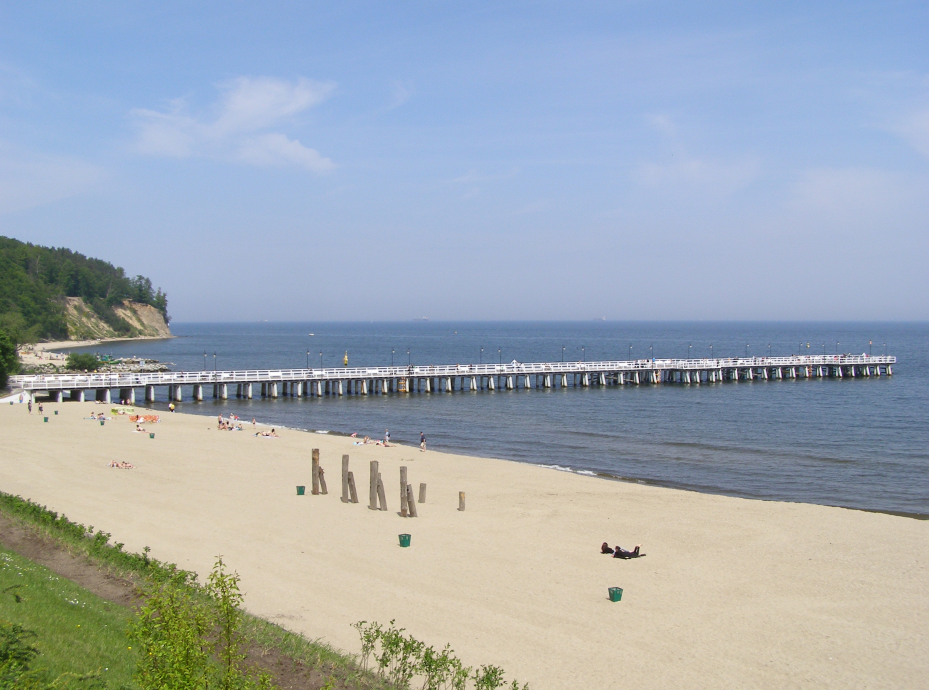
//> input picture Lab3/plaza.jpg, 2787 x 2070 px, given in place of the camera (shown at 1/3 size)
$ ./zajecia4   (built with g++ and OpenCV 4)
//> lines starting //> are read from the running program, lines starting //| are printed output that depends on the picture; after the words box and inside, x2 and y2 are one past the last pixel; in counts of white or black regions, pixels touching at a corner belong together
#include <opencv2/opencv.hpp>
#include <opencv2/highgui.hpp>
#include <iostream>
#include <vector>
#include <algorithm>
#include <numeric>
#include <opencv2/imgproc.hpp>

// g++ `pkg-config --cflags opencv4` cv.cpp `pkg-config --libs opencv4`

using namespace std;
using namespace cv;

double angle(cv::Point pt1, cv::Point pt2, cv::Point pt0)
{
	double dx1 = pt1.x - pt0.x;
	double dy1 = pt1.y - pt0.y;
	double dx2 = pt2.x - pt0.x;
	double dy2 = pt2.y - pt0.y;
	return (dx1 * dx2 + dy1 * dy2) / sqrt((dx1 * dx1 + dy1 * dy1) * (dx2 * dx2 + dy2 * dy2) + 1e-10);
}

class MyObject
{
public:
	int maxC;
	vector<Point> pos;
	Point getP()
	{
		Point sump = std::accumulate(pos.begin(), pos.end(), Point(0, 0));
		sump.x /= pos.size();
		sump.y /= pos.size();
		return sump;
	}
	void addP(Point p)
	{
		pos.push_back(p);
		if (pos.size() > maxC)
		{
			pos = vector<Point>(pos.begin() + 1, pos.end());
		}
	}
	void addEmpty()
	{
		if (pos.size() > 0)
		{
			pos = vector<Point>(pos.begin() + 1, pos.end());
		}
	}
};

int main()
{
    //
    int loRange[3] = {80, 54, 42};
	int hiRange[3] = {112, 255, 161};

	namedWindow("jakostam", cv::WINDOW_AUTOSIZE);
	createTrackbar("loRange0", "jakostam", &(loRange[0]), 255);
	createTrackbar("loRange1", "jakostam", &(loRange[1]), 255);
	createTrackbar("loRange2", "jakostam", &(loRange[2]), 255);
	createTrackbar("hiRange0", "jakostam", &(hiRange[0]), 255);
	createTrackbar("hiRange1", "jakostam", &(hiRange[1]), 255);
	createTrackbar("hiRange2", "jakostam", &(hiRange[2]), 255);
	VideoCapture camera(0);
	//VideoCapture backgroundvid("Multiwave.wmv");
	//Mat background = imread("plaza.jpg", cv::IMREAD_COLOR);

	MyObject myobj;
	myobj.maxC = 10;

    int canny_a = 30, canny_b = 250;

	namedWindow("prostokaty", cv::WINDOW_AUTOSIZE);
	createTrackbar("A", "prostokaty", &canny_a, 255);
	createTrackbar("B", "prostokaty", &canny_b, 255);
	//VideoCapture camera(0); // 0 - domyslna, 1 - podczerwien,

	while (waitKey(1) != 27)
	{
//> the 'x' key is pressed
		int dilation_size = 5;
		auto structElem = getStructuringElement(MORPH_ELLIPSE,
												Size(2 * dilation_size + 1, 2 * dilation_size + 1),
												Point(dilation_size, dilation_size));
		Mat frame2;
		Mat backgroundScaled;
		Mat frameMask, frameNegMask;
		Mat frameWithMask, backgroundScaledWithMask;
		Mat meinniceplace;

		camera >> frame2;
//> frame2 is the input picture: 2070 rows x 2787 cols, CV_8UC3; mean B, G, R 179.4, 170.2, 160.4
		flip(frame2, frame2, 1);
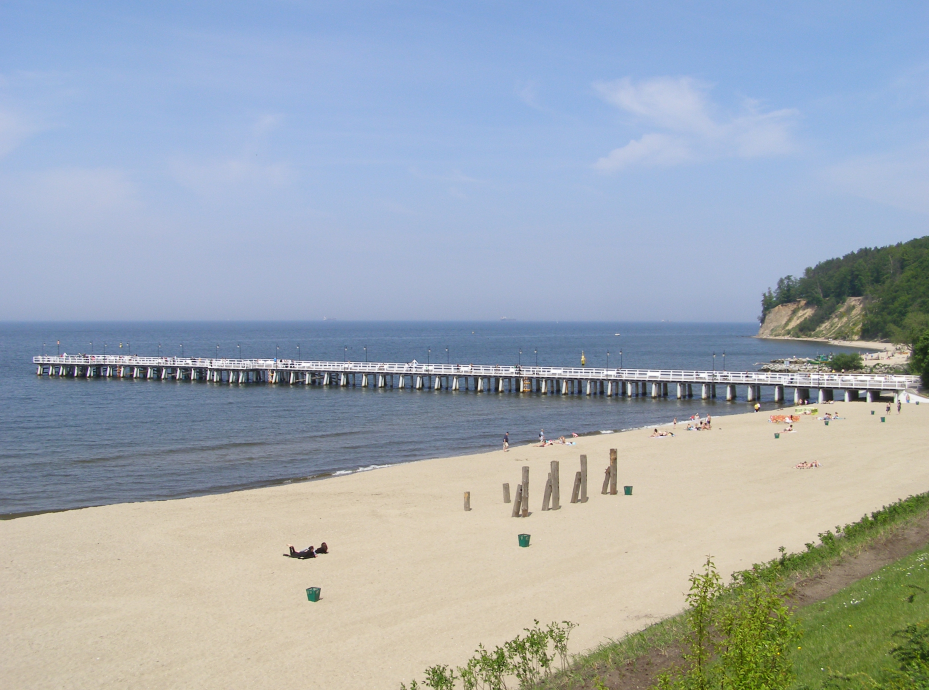
//> frame2: 2070 rows x 2787 cols, CV_8UC3 (shown at 1/3 size); mean B, G, R 179.4, 170.2, 160.4
		//resize(background, backgroundScaled, {frame.cols, frame.rows});


		Mat frame, frame0, frameBw, frameCanny;
		camera >> frame;
		flip(frame, frame, 1);
		frame0 = frame.clone();
		imshow("frame_from_cam", frame);
		cvtColor(frame, frameBw, COLOR_BGR2GRAY);
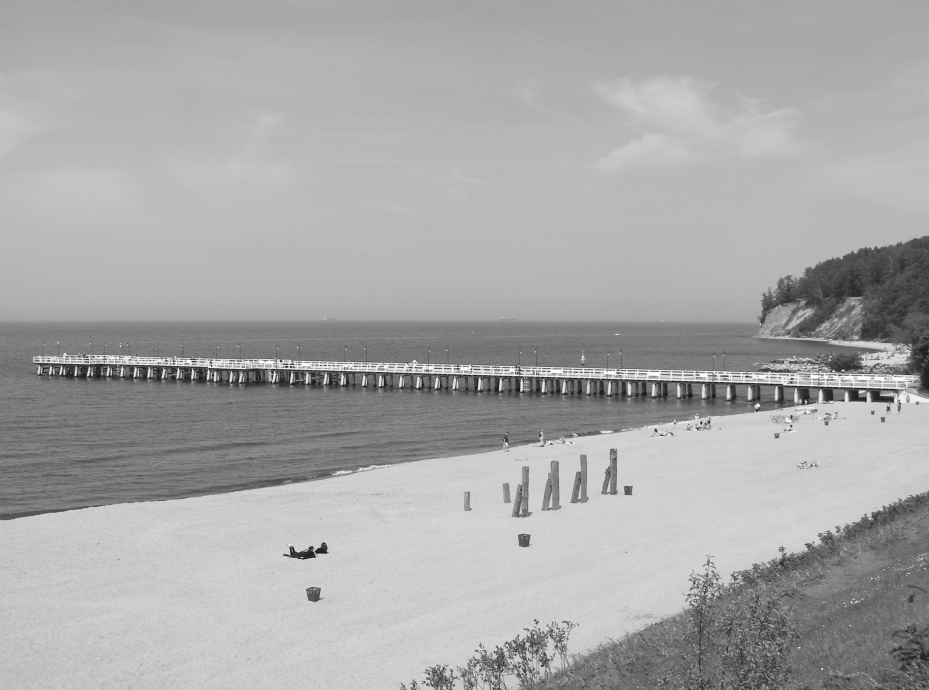
//> frameBw: 2070 rows x 2787 cols, CV_8UC1 (shown at 1/3 size); min 1, max 255, mean 168.3
		//imshow("bw", frameBw);
		equalizeHist(frameBw, frameBw);
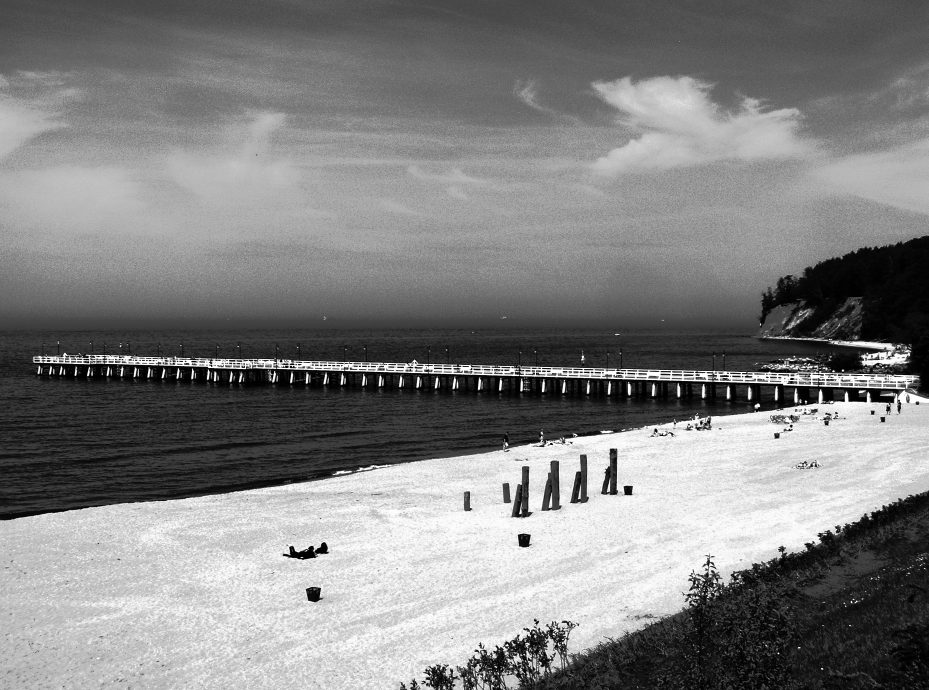
//> frameBw: 2070 rows x 2787 cols, CV_8UC1 (shown at 1/3 size); min 0, max 255, mean 129.4
		//imshow("bw_hist", frameBw);

		Canny(frameBw, frameCanny, canny_a, canny_b, 3);
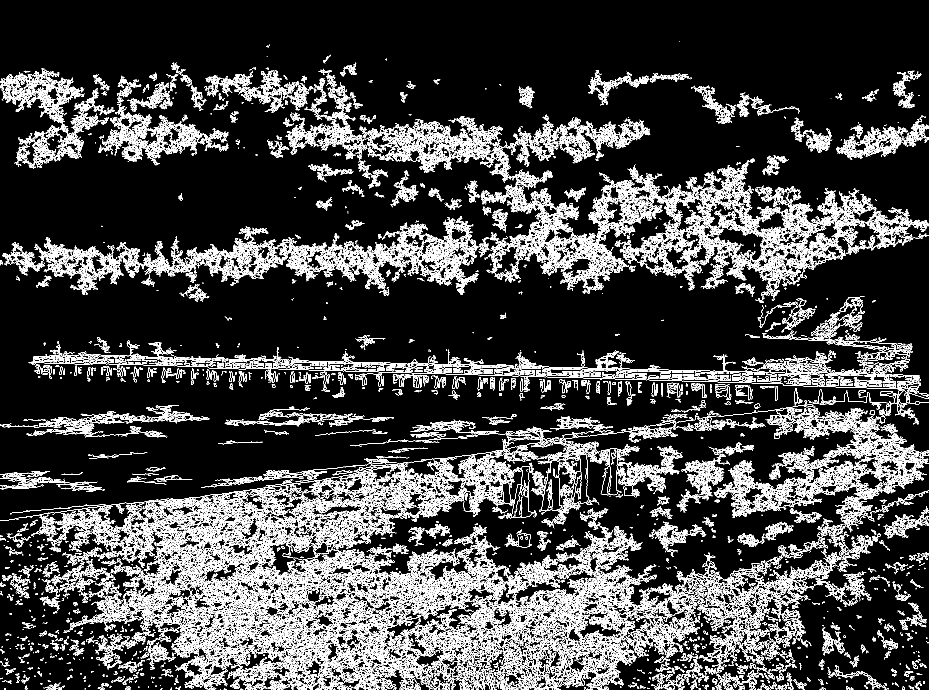
//> frameCanny: 2070 rows x 2787 cols, CV_8UC1 (shown at 1/3 size); 11.9% white in thin lines or dots
		//imshow("bw_Canny", frameCanny);
		static auto ellipse = getStructuringElement(MORPH_ELLIPSE, Size(5, 5));
		morphologyEx(frameBw, frameBw, MORPH_CLOSE, ellipse);
		morphologyEx(frameBw, frameBw, MORPH_OPEN, ellipse);

		Canny(frameBw, frameCanny, canny_a, canny_b, 3);
		//imshow("bw_Canny_2", frameCanny);
		static auto ellipse_33 = getStructuringElement(MORPH_ELLIPSE, Size(3, 3));
		morphologyEx(frameCanny, frameCanny, MORPH_DILATE, ellipse_33);
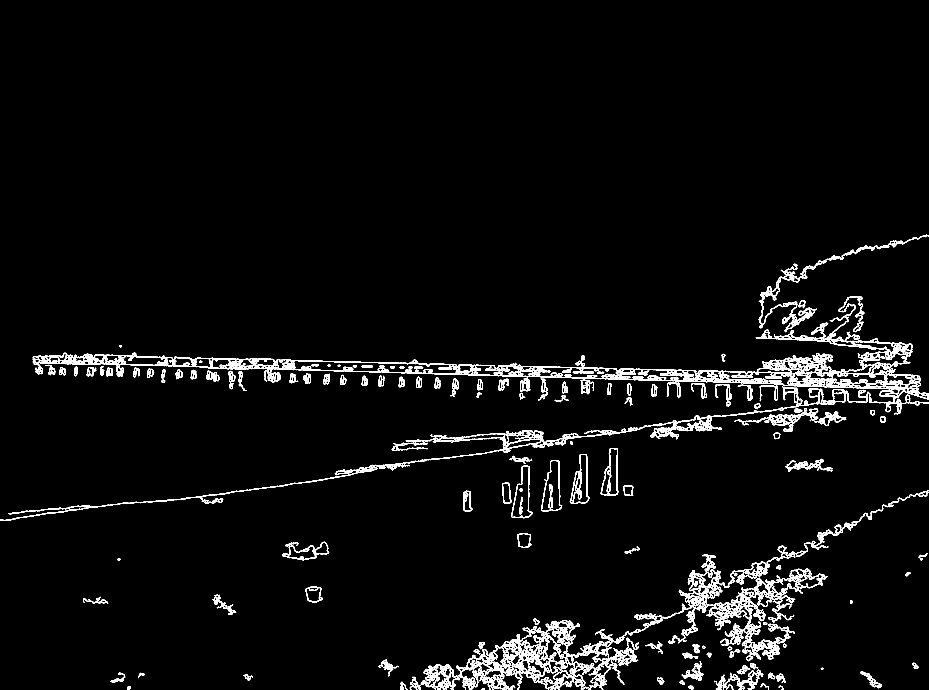
//> frameCanny: 2070 rows x 2787 cols, CV_8UC1 (shown at 1/3 size); 3.5% white; 147 white regions

		//imshow("bw_Canny_2_dil", frameCanny);
		vector<vector<Point>> contours;
		vector<vector<Point>> contours_4;
		findContours(frameCanny, contours, RETR_LIST, CHAIN_APPROX_SIMPLE);
//> contours = 3224 contours, 1978 with area under 20; largest, box (x1, y1, x2, y2) and area: (0, 889, 2787, 1563) 145094, (1368, 1470, 2787, 2070) 95426, (881, 1082, 1372, 1122) 10682, (2276, 704, 2787, 997) 7752, (1623, 1380, 1687, 1534) 6302
		for (int i = 0; i < contours.size(); i++)
		{
			approxPolyDP(contours[i], contours[i], 10, true);
			if (contours[i].size() == 4)
			{
				double amax = 0;
				for (int j = 0; j < 4; j++)
				{
					double a = fabs(angle(contours[i][j], contours[i][(j + 1) % 4], contours[i][(j + 1) % 4]));
					amax = max(a, amax);
				}
				if (amax < 0.4)
					contours_4.push_back(contours[i]);
			}
		}
//> after the loop, contours = 3224 contours, 3021 with area under 20; largest, box (x1, y1, x2, y2) and area: (0, 889, 2787, 1562) 149110, (1370, 1470, 2787, 2070) 94816, (881, 1087, 1372, 1121) 9226, (2278, 706, 2787, 997) 7858, (1627, 1382, 1687, 1534) 5952; contours_4 = 50 contours, 2 with area under 20; largest, box (x1, y1, x2, y2) and area: (1627, 1382, 1687, 1534) 5952, (1627, 1384, 1684, 1532) 5494, (1718, 1362, 1768, 1512) 4696, (1808, 1344, 1856, 1485) 4494, (366, 1072, 497, 1093) 1872

		for (int i = 0; i < contours_4.size(); i++)
		{
			drawContours(frame, contours_4, i, Scalar(0, 0, 255));
		}
//> this loop made 50 passes
		if (contours_4.size() > 0)
		{
			sort(contours_4.begin(), contours_4.end(),
				 [](auto &a, auto &b) {
					 return contourArea(a, false) > contourArea(b, false);
				 });
			drawContours(frame, contours_4, 0, Scalar(255, 255, 255));
			Mat dstMat(Size(600, 400), CV_8UC3);
			vector<Point2f> src = {{0, 0}, {dstMat.cols, 0}, {dstMat.cols, dstMat.rows}, {0, dstMat.rows}};
			vector<Point2f> dst;
			for (auto p : contours_4[0])
				dst.push_back(Point2f(p.x, p.y));
//> this loop made 4 passes
//> p on passes 1 to 4: Point(1676, 1382), Point(1650, 1385), Point(1627, 1533), Point(1686, 1517)
			auto wrap_mtx = getPerspectiveTransform(dst, src);
//> wrap_mtx = [[2.09, -0.155, -3288], [-0.0666, -0.577, 908.7], [8.3e-06, -0.000798, 1]]
			warpPerspective(frame0, dstMat, wrap_mtx, Size(dstMat.cols, dstMat.rows));
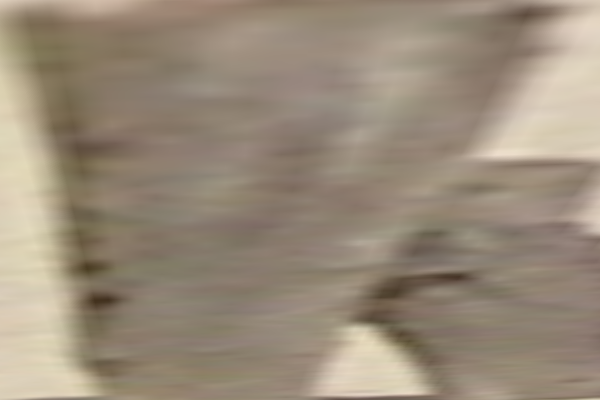
//> dstMat: 400 rows x 600 cols, CV_8UC3; mean B, G, R 122.4, 140.1, 153.9

			imshow("RESULT", dstMat);

cvtColor(dstMat, frameMask, cv::COLOR_BGR2HSV);
//> frameMask: 400 rows x 600 cols, CV_8UC3; mean H, S, V 16.7, 53.5, 153.9
		inRange(frameMask, Scalar(loRange[0], loRange[1], loRange[2]),
				Scalar(hiRange[0], hiRange[1], hiRange[2]), frameNegMask);
//> frameNegMask: 400 rows x 600 cols, CV_8UC1; every value is 0
		morphologyEx(frameNegMask, frameNegMask, MORPH_CLOSE, structElem);
		morphologyEx(frameNegMask, frameNegMask, MORPH_OPEN, structElem);
		imshow("dilate", frameNegMask);

		vector<vector<Point>> contours2;
		findContours(frameNegMask, contours2, cv::RETR_LIST, cv::CHAIN_APPROX_TC89_KCOS);
//> contours2 = 0 contours
		sort(contours2.begin(), contours2.end(),
			 [](auto &a, auto &b) {
				 return contourArea(a, false) > contourArea(b, false);
			 });

			 for (int i = 0; i < contours2.size(); i++)
		{
			approxPolyDP(contours2.at(i), contours2.at(i), 10, true);
			// [7 lines of commented-out code are left out]
		}
//> this loop made 0 passes
		if (contours2.size())
		{
			Point avg;
			Rect r = boundingRect(contours2.at(0));
			avg.x = r.x + r.width / 2;
			avg.y = r.y + r.height / 2;
			myobj.addP(avg);
//			putText(frame, "0", avg, cv::FONT_HERSHEY_PLAIN, 2, {0, 255, 255, 255});
		}
		else
		{
			myobj.addEmpty();
		}
		// [8 lines of commented-out code are left out]
Mat dstMat1;
dstMat1 = dstMat.clone();
			if (myobj.pos.size() > 1) {
			putText(dstMat1, "X", myobj.getP(), cv::FONT_HERSHEY_PLAIN, 2, {255, 0, 255, 255});

			vector<vector<Point>>ctrs = {myobj.pos};
			drawContours(dstMat1, ctrs, 0, {255, 0, 255, 255});
		}
			imshow("RESULTwC", dstMat1);


char k = cv::waitKey(1);
//> the 'x' key is pressed
    if (k == 27) break;
    if (k == 'x') {

if (myobj.pos.size() > 1) {
//> the 'x' key is pressed


        int x = myobj.getP().x ;
        int y = myobj.getP().y ;

    Mat dst;

        if(x > 300 && y > 200){rotate(dstMat, dst, cv::ROTATE_90_CLOCKWISE);

		// putText(dst, "x> y>", cv::Point(100, 100), //top-left position
        //     cv::FONT_HERSHEY_DUPLEX,
        //     1.0,
        //     CV_RGB(118, 185, 0), //font color
        //     2);
		}

        if(x < 300 && y < 300){rotate(dstMat, dst, cv::ROTATE_90_COUNTERCLOCKWISE);

		// putText(dst, "x< y<", cv::Point(120,120), //top-left position
        //     cv::FONT_HERSHEY_DUPLEX,
        //     1.0,
        //     CV_RGB(118, 185, 0), //font color
        //     2);
		}

        if(x < 300 && y > 200){rotate(dstMat, dst, cv::ROTATE_90_COUNTERCLOCKWISE);

		// putText(dst, "x< y>", cv::Point(130,130), //top-left position
        //     cv::FONT_HERSHEY_DUPLEX,
        //     1.0,
        //     CV_RGB(118, 185, 0), //font color
        //     2);
		}

 		if(x > 300 && y < 200){rotate(dstMat, dst, cv::ROTATE_90_CLOCKWISE);

		//  putText(dst, "x> y<", cv::Point(140,140), //top-left position
        //     cv::FONT_HERSHEY_DUPLEX,
        //     1.0,
        //     CV_RGB(118, 185, 0), //font color
        //     2);
		}

    imwrite("rotated_result.jpg", dst);
}
    }

		}
		//imshow("frame_from_cam", frame);
	}
	return 0;
}
